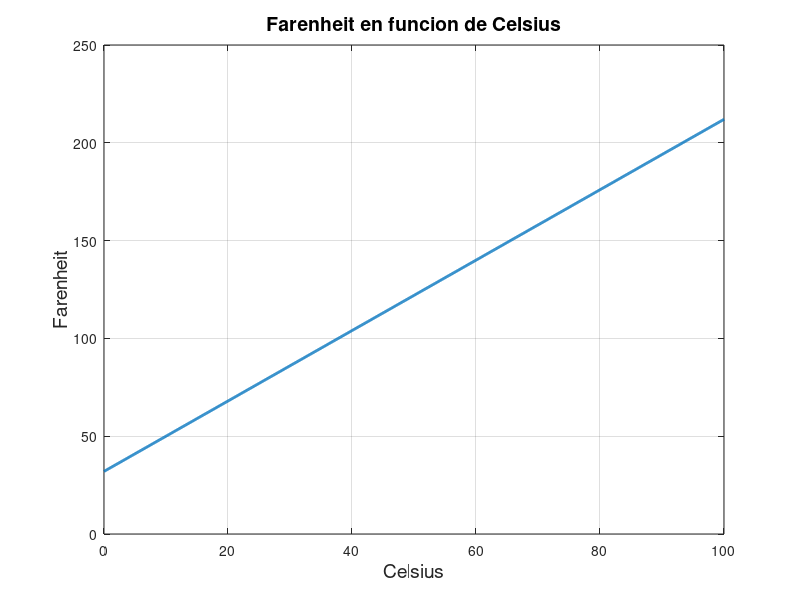
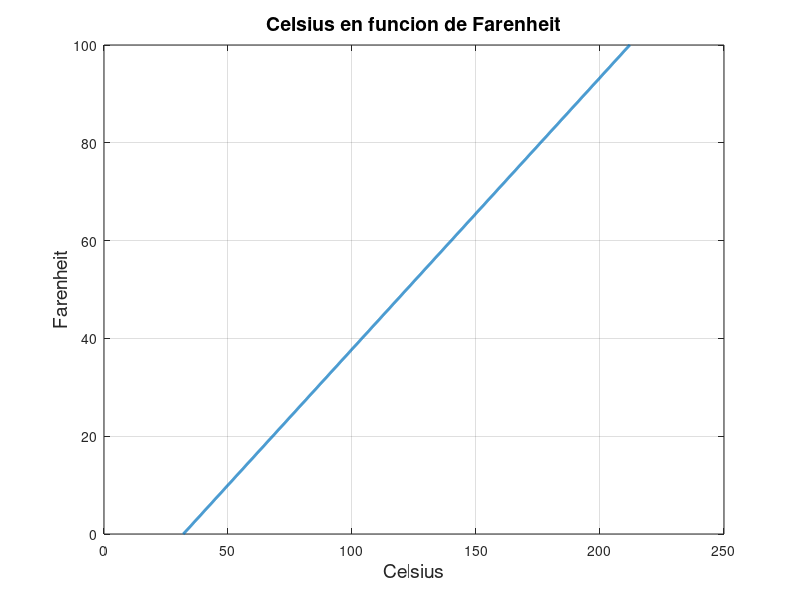

Recreate these plots in MATLAB, in order.
% Catalizate en Octave - 2019 - FCAI-UNCuyo
% 
% Congreso Nacional de Estudiantes de Ingenieria Quimica (CONEIQ)
%

%%Farenheit en funcion de Celsius
C=0:0.1:100;
F=1.8*C+32;

%%Celsius en funcion de Farenheit
f=32:0.1:212;
c=(f-32)/1.8;



figure(1)
plot(C,F,'linewidth',2)
title('Farenheit en funcion de Celsius','fontsize',14)       
xlabel('Celsius','fontsize',14)
ylabel('Farenheit','fontsize',14)
grid on

figure(2)
plot(f,c,'linewidth',2)
title('Celsius en funcion de Farenheit','fontsize',14)       
xlabel('Celsius','fontsize',14)
ylabel('Farenheit','fontsize',14)
grid on

